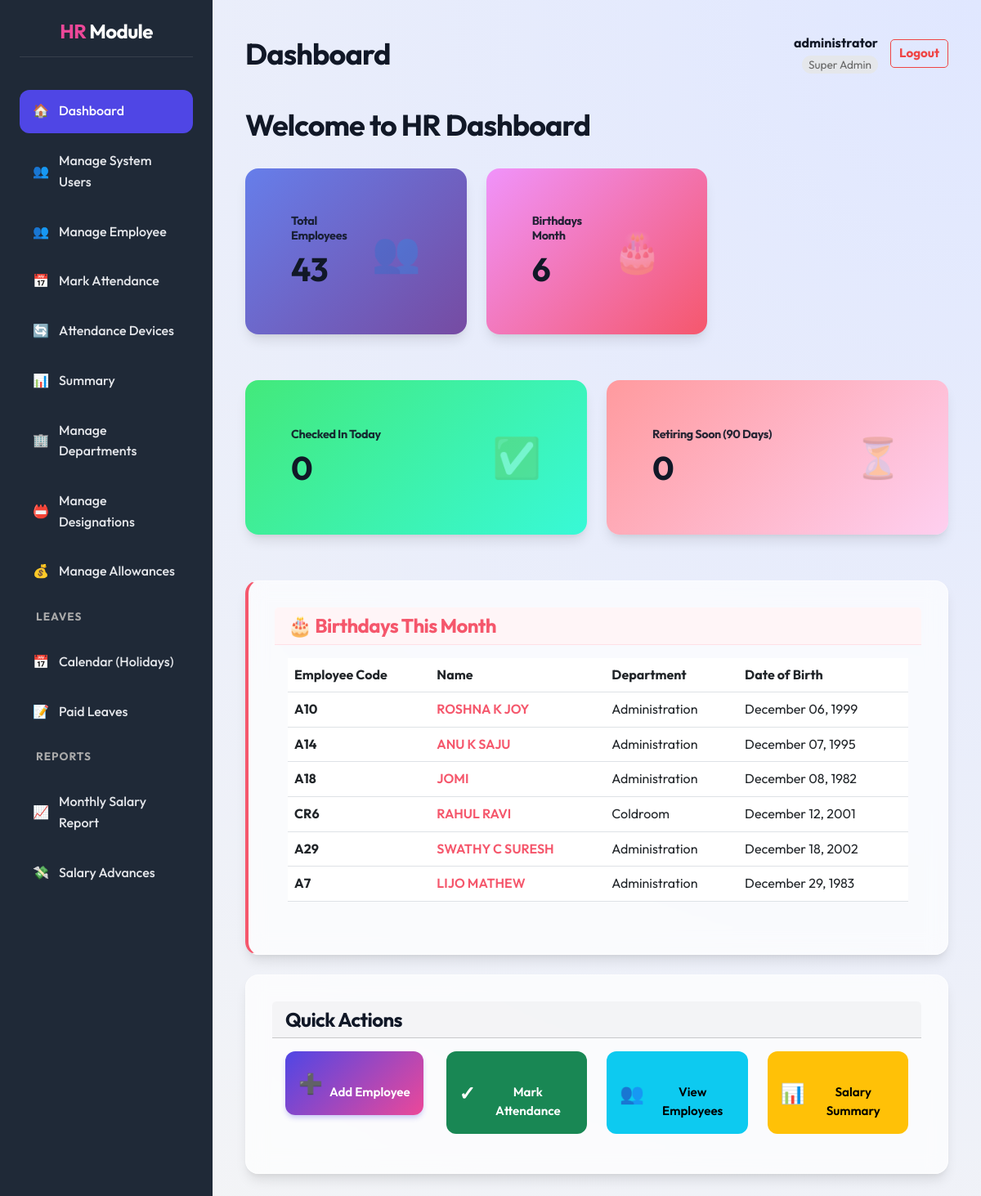
/dashboard/ (signed in), run on the app's committed database.
### core/models.py (models this page shows, shortened)
class Employee(models.Model):
    user = models.OneToOneField(User, on_delete=models.SET_NULL, null=True, blank=True, related_name='employee_profile')
    GENDER_CHOICES = [
        ('M', 'Male'),
        ('F', 'Female'),
        ('O', 'Other'),
    ]
    EMPLOYMENT_TYPE_CHOICES = [
        ('Permanent', 'Permanent'),
        ('Trainee', 'Trainee'),
        ('Contract', 'Contract'),
        ('Daily Wages', 'Daily Wages'),
        ('Internship', 'Internship'),
        ('Part-Time', 'Part-Time'),
        ('Full-Time', 'Full-Time'),
    ]
    employee_code = models.CharField(max_length=20, unique=True, default=0)
    full_name = models.CharField(max_length=255, default='')
    address = models.TextField(default='')
    date_of_birth = models.DateField(null=True, blank=True, default=None)
    contact_number = models.CharField(max_length=15, default='')
    aadhar_number = models.CharField(max_length=12, default='')
    sex = models.CharField(max_length=1, choices=GENDER_CHOICES, null=True, blank=True, default=None)
    nationality = models.CharField(max_length=50, default='')
    state = models.CharField(max_length=50, default='')
    joining_date = models.DateField(default=datetime.date.today)
    department = models.ForeignKey(Department, on_delete=models.SET_NULL, null=True, blank=True)
    designation = models.ForeignKey(Designation, on_delete=models.SET_NULL, null=True, blank=True)
    previous_experience = models.TextField(default='')
    employment_type = models.CharField(max_length=20, choices=EMPLOYMENT_TYPE_CHOICES, default='Permanent')
    basic_salary = models.DecimalField(max_digits=10, decimal_places=2, default=0.00)
    allowances = models.ManyToManyField(Allowance, through='EmployeeAllowance', blank=True)
    pf_number = models.CharField(max_length=50, blank=True, null=True)
    esi_number = models.CharField(max_length=50, blank=True, null=True)

class Department(models.Model):
    name = models.CharField(max_length=100, unique=True)

### core/views.py (the view)
# urls.py: path('dashboard/', views.dashboard, name='dashboard'),
@hr_required
def dashboard(request):
    total_employees = Employee.objects.count()
    today = datetime.date.today()
    birthdays_this_month = Employee.objects.filter(
        date_of_birth__month=today.month
    ).exclude(date_of_birth__isnull=True).order_by('date_of_birth__day')
    context = {
        'total_employees': total_employees,
        'birthdays_this_month': birthdays_this_month,
        'birthdays_this_month_count': birthdays_this_month.count(),
        'retiring_count': 0, # Placeholder
        'checked_in_count': Attendance.objects.filter(date=today).count(),
    }
    limit_date = today + datetime.timedelta(days=90)
    retiring_count = 0
    all_employees = Employee.objects.all() # Optimization: values_list('date_of_birth') if large
    for emp in all_employees:
        if emp.date_of_birth:
            try:
                retirement_date = emp.date_of_birth.replace(year=emp.date_of_birth.year + 58)
                if today <= retirement_date <= limit_date:
                    retiring_count += 1
            except ValueError:
                pass
    context['retiring_count'] = retiring_count
    return render(request, 'core/dashboard.html', context)

### core/templates/core/dashboard.html (shortened to what this page needs)
{% extends 'core/dashboard_base.html' %}
{% load static %}
{% block page_title %}Dashboard{% endblock %}
{% block dashboard_content %}
<h1 style="margin-bottom: 2rem;">Welcome to HR Dashboard</h1>
<div class="row" style="margin-bottom: 2rem;">
    <div class="col-md-4">
        <div class="card"
            style="background: linear-gradient(135deg, #667eea 0%, #764ba2 100%); color: white; border: none;">
            <div class="card-body" style="padding: 1.5rem;">
                <div style="display: flex; justify-content: space-between; align-items: center;">
                    <div>
                        <h6 style="opacity: 0.9; margin-bottom: 0.5rem; font-size: 0.9rem;">Total Employees</h6>
                        <h2 style="margin: 0; font-size: 2.5rem; font-weight: bold;">{{ total_employees }}</h2>
                    </div>
                    <div style="font-size: 3rem; opacity: 0.3;">👥</div>
                </div>
            </div>
        </div>
    </div>
    <div class="col-md-4">
        <div class="card"
            style="background: linear-gradient(135deg, #f093fb 0%, #f5576c 100%); color: white; border: none;">
            <div class="card-body" style="padding: 1.5rem;">
                <div style="display: flex; justify-content: space-between; align-items: center;">
                    <div>
                        <h6 style="opacity: 0.9; margin-bottom: 0.5rem; font-size: 0.9rem;">Birthdays Month</h6>
                        <h2 style="margin: 0; font-size: 2.5rem; font-weight: bold;">{{ birthdays_this_month_count }}
                        </h2>
                    </div>
                    <div style="font-size: 3rem; opacity: 0.3;">🎂</div>
                </div>
            </div>
        </div>
    </div>
</div>
<div class="row" style="margin-bottom: 2rem;">
    <div class="col-md-6">
        <a href="{% url 'attendance_mark' %}" style="text-decoration: none;">
            <div class="card"
                style="background: linear-gradient(135deg, #43e97b 0%, #38f9d7 100%); color: white; border: none; transition: transform 0.2s;">
                <div class="card-body" style="padding: 1.5rem;">
                    <div style="display: flex; justify-content: space-between; align-items: center;">
                        <div>
                            <h6 style="opacity: 0.9; margin-bottom: 0.5rem; font-size: 0.9rem;">Checked In Today</h6>
                            <h2 style="margin: 0; font-size: 2.5rem; font-weight: bold;">{{ checked_in_count }}</h2>
                        </div>
                        <div style="font-size: 3rem; opacity: 0.3;">✅</div>
                    </div>
                </div>
            </div>
        </a>
    </div>
    <div class="col-md-6">
        <a href="{% url 'employee_list' %}?filter=retiring" style="text-decoration: none;">
            <div class="card"
                style="background: linear-gradient(135deg, #ff9a9e 0%, #fecfef 99%, #fecfef 100%); color: white; border: none; transition: transform 0.2s;">
                <div class="card-body" style="padding: 1.5rem;">
                    <div style="display: flex; justify-content: space-between; align-items: center;">
                        <div>
                            <h6 style="opacity: 0.9; margin-bottom: 0.5rem; font-size: 0.9rem;">Retiring Soon (90 Days)
                            </h6>
                            <h2 style="margin: 0; font-size: 2.5rem; font-weight: bold;">{{ retiring_count }}</h2>
                        </div>
                        <div style="font-size: 3rem; opacity: 0.3;">⏳</div>
                    </div>
                </div>
            </div>
        </a>
    </div>
</div>
{% if birthdays_this_month %}
<div class="card" style="margin-bottom: 1.5rem; border-left: 4px solid #f5576c;">
    <div class="card-header" style="background-color: #fff5f7; border-bottom: 1px solid #ffe0e6;">
        <h4 style="margin: 0; color: #f5576c;">🎂 Birthdays This Month</h4>
    </div>
    <div class="card-body">
        <div class="table-responsive">
            <table class="table table-hover">
                <thead>
                    <tr>
                        <th>Employee Code</th>
                        <th>Name</th>
                        <th>Department</th>
                        <th>Date of Birth</th>
                    </tr>
                </thead>
                <tbody>
                    {% for employee in birthdays_this_month %}
                    <tr>
                        <td><strong>{{ employee.employee_code }}</strong></td>
                        <td>
                            <a href="{% url 'employee_detail' employee.id %}" style="font-weight: 600; color: #f5576c;">
                                {{ employee.full_name }}
                            </a>
                        </td>
                        <td>{{ employee.department.name|default:"N/A" }}</td>
                        <td>{{ employee.date_of_birth|date:"F d, Y" }}</td>
                    </tr>
                    {% endfor %}
                </tbody>
            </table>
        </div>
    </div>
</div>
{% endif %}
<div class="card">
    <div class="card-header">
        <h4 style="margin: 0;">Quick Actions</h4>
    </div>
    <div class="card-body">
        <div class="row">
            <div class="col-md-3">
                <a href="{% url 'employee_add' %}" class="btn btn-primary btn-block" style="padding: 1rem;">
                    <span style="font-size: 1.5rem;">➕</span><br>
                    Add Employee
                </a>
            </div>
            <div class="col-md-3">
                <a href="{% url 'attendance_mark' %}" class="btn btn-success btn-block" style="padding: 1rem;">
                    <span style="font-size: 1.5rem;">✓</span><br>
                    Mark Attendance
                </a>
            </div>
            <div class="col-md-3">
                <a href="{% url 'employee_list' %}" class="btn btn-info btn-block" style="padding: 1rem;">
                    <span style="font-size: 1.5rem;">👥</span><br>
                    View Employees
                </a>
            </div>
            <div class="col-md-3">
                <a href="{% url 'summary' %}" class="btn btn-warning btn-block" style="padding: 1rem;">
                    <span style="font-size: 1.5rem;">📊</span><br>
                    Salary Summary
                </a>
            </div>
        </div>
    </div>
</div>
{% endblock %}

### core/templates/core/dashboard_base.html (shortened to what this page needs)
{% extends 'core/base.html' %}
{% load static %}
{% block content %}
<div class="dashboard-layout">
    <div class="sidebar">
        <h2><span style="color: var(--secondary-color);">HR</span> Module</h2>
        <ul>
            <li><a href="{% url 'dashboard' %}"
                    class="{% if request.resolver_match.url_name == 'dashboard' %}active{% endif %}">
                    <span>🏠</span> Dashboard
                </a></li>
            {% if user.is_superuser or user.hrprofile.role == 0 %}
            <li><a href="{% url 'manage_hrs' %}"
                    class="{% if 'manage_hr' in request.resolver_match.url_name %}active{% endif %}">
                    <span>👥</span> Manage System Users
                </a></li>
            {% endif %}
            <li><a href="{% url 'employee_list' %}"
                    class="{% if request.resolver_match.url_name == 'employee_list' %}active{% endif %}">
                    <span>👥</span> Manage Employee
                </a></li>
            <li><a href="{% url 'attendance_mark' %}"
                    class="{% if request.resolver_match.url_name == 'attendance_mark' %}active{% endif %}">
                    <span>📅</span> Mark Attendance
                </a></li>
            <li><a href="{% url 'device_list' %}"
                    class="{% if request.resolver_match.url_name == 'device_list' %}active{% endif %}">
                    <span>🔄</span> Attendance Devices
                </a></li>
            <li><a href="{% url 'summary' %}"
                    class="{% if request.resolver_match.url_name == 'summary' %}active{% endif %}">
                    <span>📊</span> Summary
                </a></li>
            <li><a href="{% url 'department_list' %}"
                    class="{% if request.resolver_match.url_name == 'department_list' %}active{% endif %}">
                    <span>🏢</span> Manage Departments
                </a></li>
            <li><a href="{% url 'designation_list' %}"
                    class="{% if request.resolver_match.url_name == 'designation_list' %}active{% endif %}">
                    <span>📛</span> Manage Designations
                </a></li>
            <li><a href="{% url 'allowance_list' %}"
                    class="{% if request.resolver_match.url_name == 'allowance_list' %}active{% endif %}">
                    <span>💰</span> Manage Allowances
                </a></li>
            <li>
                <div
                    style="padding: 10px 20px; font-size: 0.85em; color: #aaa; text-transform: uppercase; font-weight: bold; letter-spacing: 1px;">
                    Leaves</div>
            </li>
            <li><a href="{% url 'leave_calendar' %}"
                    class="{% if request.resolver_match.url_name == 'leave_calendar' %}active{% endif %}">
                    <span>📅</span> Calendar (Holidays)
                </a></li>
            <li><a href="{% url 'leave_list' %}"
                    class="{% if request.resolver_match.url_name == 'leave_list' %}active{% endif %}">
                    <span>📝</span> Paid Leaves
                </a></li>
            <li>
                <div
                    style="padding: 10px 20px; font-size: 0.85em; color: #aaa; text-transform: uppercase; font-weight: bold; letter-spacing: 1px;">
                    Reports</div>
            </li>
            <li><a href="{% url 'monthly_salary_report' %}"
                    class="{% if request.resolver_match.url_name == 'monthly_salary_report' %}active{% endif %}">
                    <span>📈</span> Monthly Salary Report
                </a></li>
            <li><a href="{% url 'salary_advance_list' %}"
                    class="{% if request.resolver_match.url_name == 'salary_advance_list' %}active{% endif %}">
                    <span>💸</span> Salary Advances
                </a></li>
    </div>
    <div class="main-content">
        <div class="main-content-header" style="justify-content: space-between; display: flex; align-items: center;">
            <h1 style="margin: 0;">{% block page_title %}{% endblock %}</h1>
            <div class="user-info" style="display: flex; align-items: center; gap: 15px;">
                <div style="text-align: right;">
                    <span style="display: block; font-weight: bold;">{{ user.username }}</span>
                    <span
                        style="font-size: 0.85em; color: #666; background: #e5e7eb; padding: 2px 8px; border-radius: 12px;">
                        {% if user.is_superuser %}Super Admin
                        {% elif user.hrprofile.role == 0 %}Administrator
                        {% elif user.hrprofile.role == 1 %}HR Manager
                        {% elif user.hrprofile.role == 2 %}Employee
                        {% else %}User
                        {% endif %}
                    </span>
                </div>
                <a href="{% url 'logout' %}" class="btn btn-sm btn-outline-danger"
                    style="text-decoration: none; padding: 5px 10px; border: 1px solid #ef4444; color: #ef4444; border-radius: 5px; font-weight: bold;">Logout</a>
            </div>
        </div>
        {% block dashboard_content %}{% endblock %}
    </div>
</div>
{% endblock %}

### data on the page
Employee: employee_code "A10", full_name "ROSHNA K JOY", department.name "Administration", date_of_birth "December 06, 1999"
Employee: employee_code "A14", full_name "ANU K SAJU", department.name "Administration", date_of_birth "December 07, 1995"
Employee: employee_code "A18", full_name "JOMI", department.name "Administration", date_of_birth "December 08, 1982"
Employee: employee_code "CR6", full_name "RAHUL RAVI", department.name "Coldroom", date_of_birth "December 12, 2001"
Employee: employee_code "A29", full_name "SWATHY C SURESH", department.name "Administration", date_of_birth "December 18, 2002"
Employee: employee_code "A7", full_name "LIJO MATHEW", department.name "Administration", date_of_birth "December 29, 1983"

### other printed values
{{ user.username }} "administrator"
{{ total_employees }} "43"
{{ birthdays_this_month_count }} "6"
{{ checked_in_count }} "0"
{{ retiring_count }} "0"
